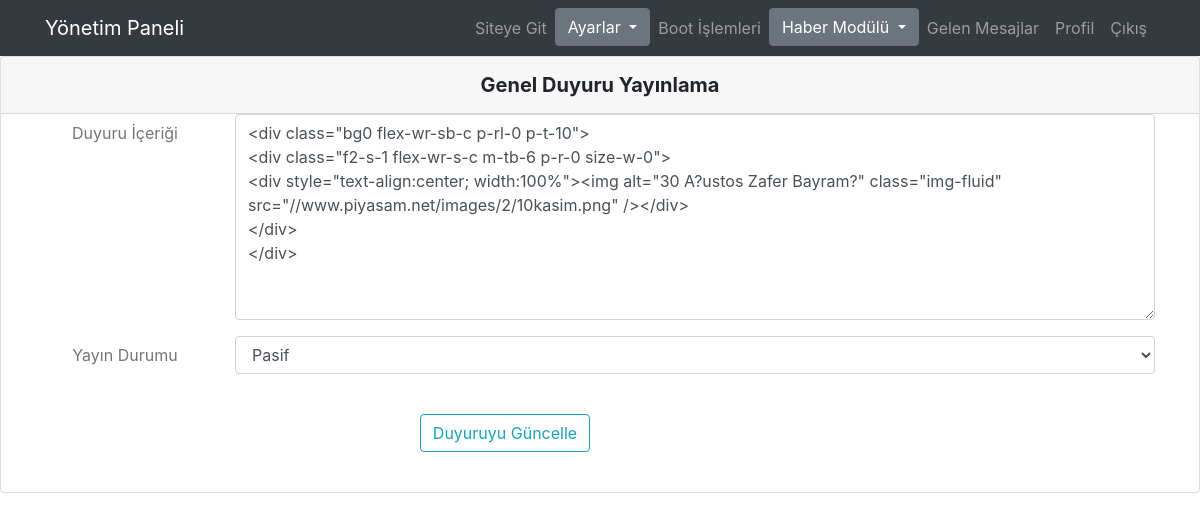
The app's page /admin/duyuru.php (signed in) with its own data.
### tables this page shows
CREATE TABLE `duyuru` (
  `id` int(11) NOT NULL,
  `icerik` text NOT NULL,
  `aktif` int(11) NOT NULL
);

### admin/duyuru.php (the view, shortened to what this page needs)
<?php
include("baglanti.php");
if(!isset($_SESSION["login"])){
	echo "Bu sayfayı görüntüleme yetkiniz yoktur.";
	header("Location:giris.php");
}
else
{
include("ust.php");
$sql = $db->prepare("SELECT * FROM duyuru WHERE id=1");
			$sql->execute(array(
				'6'
			));
      $genelayar=$sql->fetch(PDO::FETCH_ASSOC);
?>
<div class="card">
<h5 class="card-header info-color white-text text-center py-3">
        <strong>Genel Duyuru Yayınlama</strong>
    </h5>
    <div class="container">
    <div class="row">
      <div class="col-lg-12 text-center">
    <form class="text-center" style="color: #757575;" method="POST" action="#">
    <div class="form-group row">
    <label for="input" class="col-sm-2 col-form-label">Duyuru İçeriği</label>
    <div class="col-sm-10">
    <textarea class="form-control" name="icerik" id="icerik" rows="8"><?php echo $genelayar["icerik"];?></textarea>
               </div>
  </div>
  <div class="form-group row">
    <label for="input" class="col-sm-2 col-form-label">Yayın Durumu</label>
    <div class="col-sm-10">
    <select name="aktif" class="form-control">
        <option value="0" <?php if($genelayar["aktif"] == 0){echo "selected";}else{} ?>>Pasif</option>
      </select>
               </div>
  </div>
  <div class="form-group row">
    <div class="col-sm-10">
            <button class="btn btn-outline-info btn-rounded my-4 waves-effect z-depth-0" name="button" id="button" type="submit">Duyuruyu Güncelle</button>
    </div>
  </div>
</form>
    </div>
  </div>
</div>
   </body>
</html>
<?php
}
?>

### records on screen
duyuru: icerik "<div class=\"bg0 flex-wr-sb-c p-rl-0 p-t-10\"> <div class=\"f2-s-1 flex-wr-s-c m-tb-6 p-r-0 size-w-0\"> <div style=\"text-align:center; width:100%\"><img alt=\"30 A?ustos Zafer Bayram?\" class=\"img-fluid\" src=\"//www.piyasam.net/images/2/10kasim.png\" /></div> </div> </div>", aktif "Pasif"
